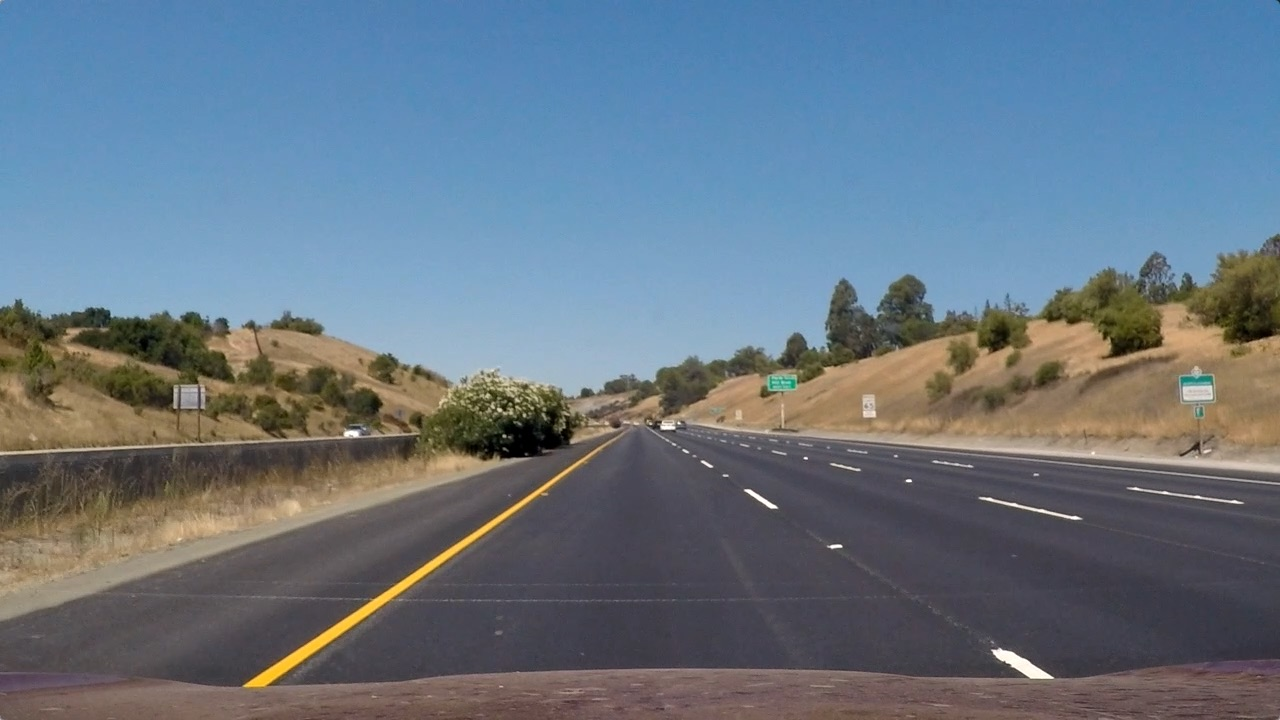
#> input picture straight_lines1.jpg, 1280 x 720 px, found by its file name; the run also reads 2 pictures not shown here
$ jupyter execute --allow-errors 'Self Driving Car P4 Advanced Finding Lane lines.ipynb'   (shell and % lines are left out)
#> lines starting #> are read from the running program, lines starting #| are printed output that depends on the picture; after the words box and inside, x2 and y2 are one past the last pixel; in counts of white or black regions, pixels touching at a corner belong together
# Advanced Lane Finding Project

In this project, your goal is to write a software pipeline to identify the lane boundaries in a video, but the main output or product we want you to create is a detailed writeup of the project. Check out the writeup template for this project and use it as a starting point for creating your own writeup.

The goals / steps of this project are the following:

Compute the camera calibration matrix and distortion coefficients given a set of chessboard images.
Apply a distortion correction to raw images.
Use color transforms, gradients, etc., to create a thresholded binary image.
Apply a perspective transform to rectify binary image ("birds-eye view").
Detect lane pixels and fit to find the lane boundary.
Determine the curvature of the lane and vehicle position with respect to center.
Warp the detected lane boundaries back onto the original image.
Output visual display of the lane boundaries and numerical estimation of lane curvature and vehicle position..

## We import the useful packages and the command to show pictures inline

[cell 1]
import matplotlib.pyplot as plt
import matplotlib.image as mpimg
import matplotlib
import numpy as np
import cv2

[cell 2]
cd C:\Users\marti\OneDrive\Documents\GitHub\SDC-Project-4-Advanced-Image-Recognition-Processing

## We show the "straight_line" pictures to what kind of data we are dealing with

[cell 3]
#reading in an image
image = mpimg.imread('test_images/straight_lines1.jpg')
#> image is the input picture: shape (720, 1280, 3); mean R, G, B 103.2, 117.7, 131.2
#printing out some stats and plotting
print('This image is:', type(image), 'with dimesions:', image.shape)
#| This image is: <class 'numpy.ndarray'> with dimesions: (720, 1280, 3)
plt.imshow(image)  #call as plt.imshow(gray, cmap='gray') to show a grayscaled image

[cell 4]
#reading in an image
image = mpimg.imread('test_images/straight_lines2.jpg')
#printing out some stats and plotting
print('This image is:', type(image), 'with dimesions:', image.shape)
#| This image is: <class 'numpy.ndarray'> with dimesions: (720, 1280, 3)
plt.imshow(image)  #call as plt.imshow(gray, cmap='gray') to show a grayscaled image

**Some OpenCV functions (beyond those introduced in the lesson) that might be useful for this project are:**

`cv2.inRange()` for color selection
`cv2.fillPoly()` for regions selection
`cv2.line()` to draw lines on an image given endpoints
`cv2.addWeighted()` to coadd / overlay two images
`cv2.cvtColor()` to grayscale or change color
`cv2.imwrite()` to output images to file
`cv2.bitwise_and()` to apply a mask to an image

**Check out the OpenCV documentation to learn about these and discover even more awesome functionality!**

Below are some helper functions to help get you started. They should look familiar from the lesson!

[cell 5]
import math

def grayscale(image):
    """Applies the Grayscale transform
    This will return an image with only one color channel
    but NOTE: to see the returned image as grayscale
    you should call plt.imshow(gray, cmap='gray')"""
    return cv2.cvtColor(image, cv2.COLOR_BGR2GRAY)

def canny(image, low_threshold, high_threshold):
    """Applies the Canny transform"""
    return cv2.Canny(image, low_threshold, high_threshold)

def gaussian_blur(image, kernel_size):
    """Applies a Gaussian Noise kernel"""
    return cv2.GaussianBlur(image, (kernel_size, kernel_size), 0)

def region_of_interest(image, vertices):
    """
    Applies an image mask.

    Only keeps the region of the image defined by the polygon
    formed from `vertices`. The rest of the image is set to black.
    """
    #defining a blank mask to start with
    mask = np.zeros_like(image)

    #defining a 3 channel or 1 channel color to fill the mask with depending on the input image
    if len(image.shape) > 2:
        channel_count = image.shape[2]  # i.e. 3 or 4 depending on your image
        ignore_mask_color = (255,) * channel_count
    else:
        ignore_mask_color = 255

    #filling pixels inside the polygon defined by "vertices" with the fill color
    cv2.fillPoly(mask, vertices, ignore_mask_color)

    #returning the image only where mask pixels are nonzero
    masked_image = cv2.bitwise_and(image, mask)
    return masked_image


def draw_lines(image, lines, color=[255, 0, 0], thickness=2):
    """
    NOTE: this is the function you might want to use as a starting point once you want to
    average/extrapolate the line segments you detect to map out the full
    extent of the lane (going from the result shown in raw-lines-example.mp4
    to that shown in P1_example.mp4).

    Think about things like separating line segments by their
    slope ((y2-y1)/(x2-x1)) to decide which segments are part of the left
    line vs. the right line.  Then, you can average the position of each of
    the lines and extrapolate to the top and bottom of the lane.

    This function draws `lines` with `color` and `thickness`.
    Lines are drawn on the image inplace (mutates the image).
    If you want to make the lines semi-transparent, think about combining
    this function with the weighted_img() function below
    """
    for line in lines:
        for x1,y1,x2,y2 in line:
            cv2.line(image, (x1, y1), (x2, y2), color, thickness)

def hough_lines(image, rho, theta, threshold, min_line_len, max_line_gap):
    """
    `img` should be the output of a Canny transform.

    Returns an image with hough lines drawn.
    """
    lines = cv2.HoughLinesP(image, rho, theta, threshold, np.array([]), minLineLength=min_line_len, maxLineGap=max_line_gap)
    line_image = np.zeros((*image.shape, 3), dtype=np.uint8)
    draw_lines(line_image, lines)
    return line_image

# Python 3 has support for cool math symbols.

def weighted_img(image, initial_image, α=0.8, β=1., λ=0.):
    """
    `img` is the output of the hough_lines(), An image with lines drawn on it.
    Should be a blank image (all black) with lines drawn on it.

    `initial_img` should be the image before any processing.

    The result image is computed as follows:

    initial_img * α + img * β + λ
    NOTE: initial_img and img must be the same shape!
    """
    return cv2.addWeighted(initial_image, α, image, β, λ)

## Test on Images

Now you should build your pipeline to work on the images in the directory "test_images"
**You should make sure your pipeline works well on these images before you try the videos.**

[cell 6]
import os
#> (the rest of this cell did not finish here and is left out)

## We write a function to lane mark all test images

[cell 7]
def process_image(image):
    #read in and grayscale the image
    gray = grayscale(image)

    #define a kernel size and apply Gaussian smoothing
    kernel_size = 5
    blur_gray = gaussian_blur(gray, kernel_size)

    #define our parameters for Canny and apply
    low_threshold = 50
    high_threshold = 150
    edges = canny(blur_gray, low_threshold, high_threshold)

    #this time we are defining a four sided polygon to mask
    imshape = image.shape
    vertices = np.array([[(100,imshape[0]), (440, 325), (550, 325), (imshape[1],imshape[0])]], dtype=np.int32)
    masked_edges = region_of_interest(edges, vertices)

    rho = 2
    theta = np.pi/360
    threshold = 20
    min_line_len = 120
    max_line_gap = 80

    #run Hough on edge detected image
    #output "lines" is an array containing endpoints of detected line segments
    line_image = hough_lines(masked_edges, rho, theta, threshold, min_line_len, max_line_gap)

    #drawing the lines on the edge image
    result = weighted_img(line_image, image)
    return result

## We show the 6 "Test" images to see what kind of data we are dealing with

[cell 8]
image = mpimg.imread('test_images/test1.jpg')
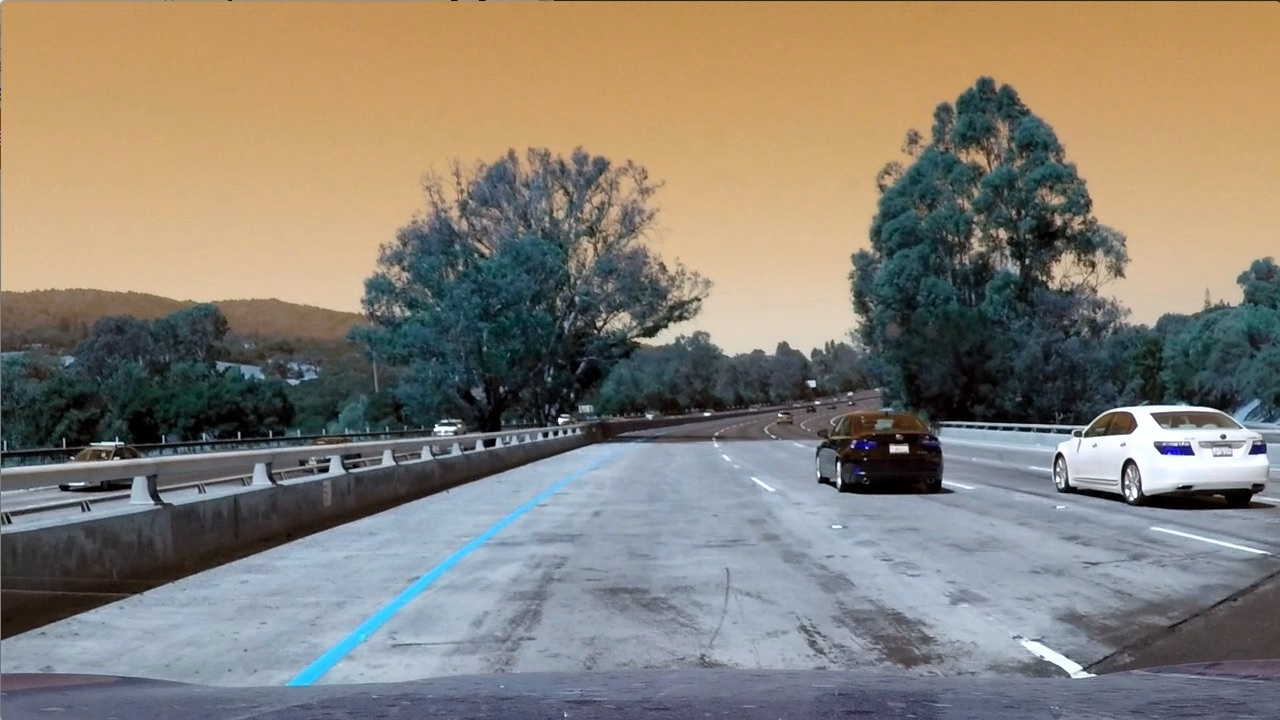
#> input picture test1.jpg, 1280 x 720 px, found by its file name
#> image is the input picture: shape (720, 1280, 3); mean R, G, B 135.5, 128.7, 117.6
plt.imshow(process_image(image))
#> in canny, `return cv2.Canny(image, low_threshold, high_threshold)`: returned value: shape (720, 1280); 4.1% white in thin lines or dots
#> in region_of_interest, `cv2.fillPoly(mask, vertices, ignore_mask_color)`: mask: shape (720, 1280); 27.7% white; 1 white region, box (x1, y1, x2, y2) and area: (100, 325, 1280, 720) 255140
#> in region_of_interest, `masked_image = cv2.bitwise_and(image, mask)`: masked_image: shape (720, 1280); 0.85% white in thin lines or dots, all inside (x1, y1, x2, y2) = (136, 325, 1199, 718)
#> in hough_lines, `lines = cv2.HoughLinesP(image, rho, theta, threshold, np.array([]), mi..`: lines = 116 rows, first 6: [814, 651, 1084, 633], [238, 559, 493, 474], [321, 478, 580, 434], [343, 437, 709, 412], [352, 440, 713, 415], [222, 687, 401, 682]
#> the loop in draw_lines, `for line in lines:` made 116 passes
#> line on passes 1 to 12: [[814, 651, 1084, 633]], [[238, 559, 493, 474]], [[321, 478, 580, 434]], [[343, 437, 709, 412]], [[352, 440, 713, 415]], [[222, 687, 401, 682]], [[807, 637, 935, 650]], [[335, 447, 579, 428]], [[919, 673, 1182, 673]], [[816, 666, 1132, 644]], [[329, 464, 581, 433]], [[919, 675, 1100, 675]]

[cell 9]
copy = cv2.imwrite('test_images/test1.jpg', image)
print(copy)
#| True

[cell 10]
image = mpimg.imread('test_images/test2.jpg')
plt.imshow(process_image(image))
#> in canny (call 2), `return cv2.Canny(image, low_threshold, high_threshold)`: returned value: shape (720, 1280); 2.4% white in thin lines or dots
#> in region_of_interest (call 2), `masked_image = cv2.bitwise_and(image, mask)`: masked_image: shape (720, 1280); 0.7% white in thin lines or dots, all inside (x1, y1, x2, y2) = (176, 348, 1177, 700)
#> in hough_lines (call 2), `lines = cv2.HoughLinesP(image, rho, theta, threshold, np.array([]), mi..`: lines = 84 rows, first 6: [342, 685, 509, 534], [905, 676, 1074, 679], [319, 685, 654, 404], [365, 501, 667, 391], [363, 415, 712, 415], [390, 388, 660, 388]
#> the loop in draw_lines (call 2), `for line in lines:` made 84 passes
#> line on passes 1 to 12: [[342, 685, 509, 534]], [[905, 676, 1074, 679]], [[319, 685, 654, 404]], [[365, 501, 667, 391]], [[363, 415, 712, 415]], [[390, 388, 660, 388]], [[401, 379, 698, 423]], [[425, 481, 654, 398]], [[397, 413, 691, 413]], [[218, 688, 398, 683]], [[417, 433, 552, 430]], [[250, 545, 458, 473]]

[cell 11]
copy = cv2.imwrite('test_images/test2.jpg', image)
print(copy)
#| True

[cell 12]
image = mpimg.imread('test_images/test3.jpg')
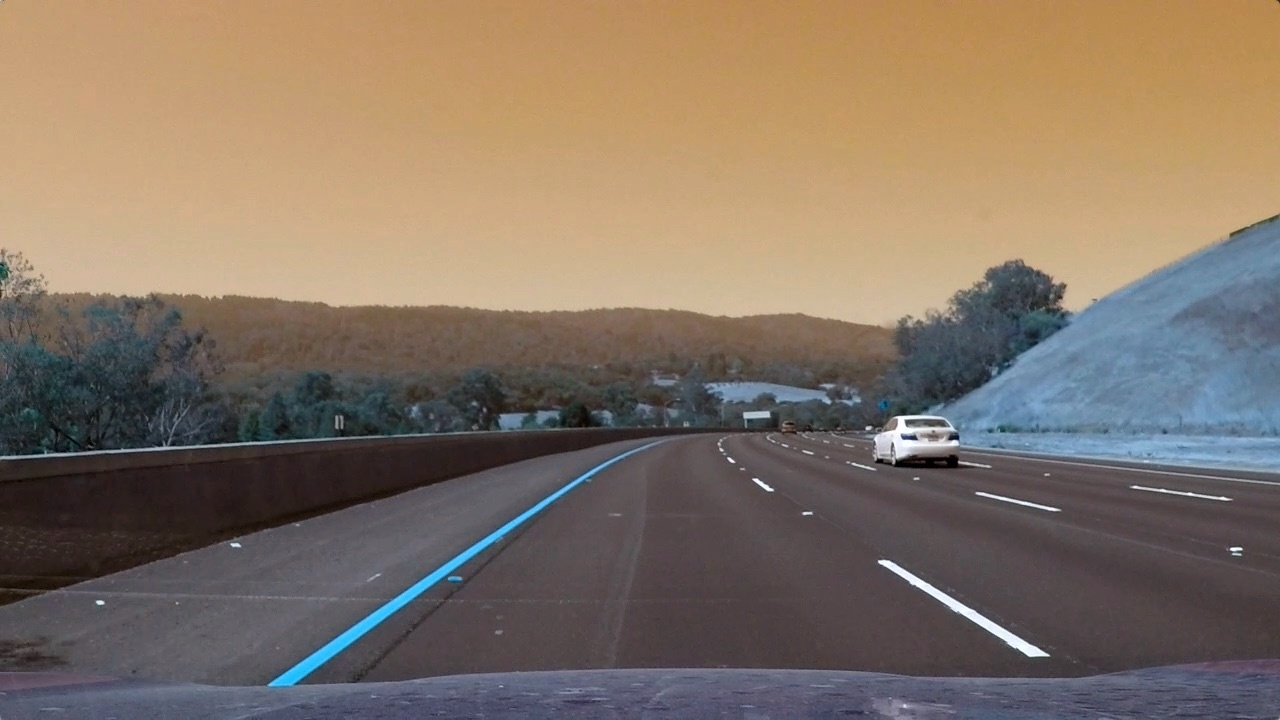
#> input picture test3.jpg, 1280 x 720 px, found by its file name
#> image is the input picture: shape (720, 1280, 3); mean R, G, B 130.6, 115.3, 101.1
plt.imshow(process_image(image))
#> in canny (call 3), `return cv2.Canny(image, low_threshold, high_threshold)`: returned value: shape (720, 1280); 1.4% white in thin lines or dots
#> in region_of_interest (call 3), `masked_image = cv2.bitwise_and(image, mask)`: masked_image: shape (720, 1280); 0.52% white in thin lines or dots, all inside (x1, y1, x2, y2) = (191, 381, 1279, 720)
#> in hough_lines (call 3), `lines = cv2.HoughLinesP(image, rho, theta, threshold, np.array([]), mi..`: lines = 35 rows, first 6: [265, 685, 488, 535], [342, 439, 477, 434], [298, 681, 673, 409], [634, 410, 1086, 676], [378, 434, 634, 429], [636, 407, 1060, 677]

[cell 13]
copy = cv2.imwrite('test_images/test3.jpg', image)
print(copy)
#| True

[cell 14]
image = mpimg.imread('test_images/test4.jpg')
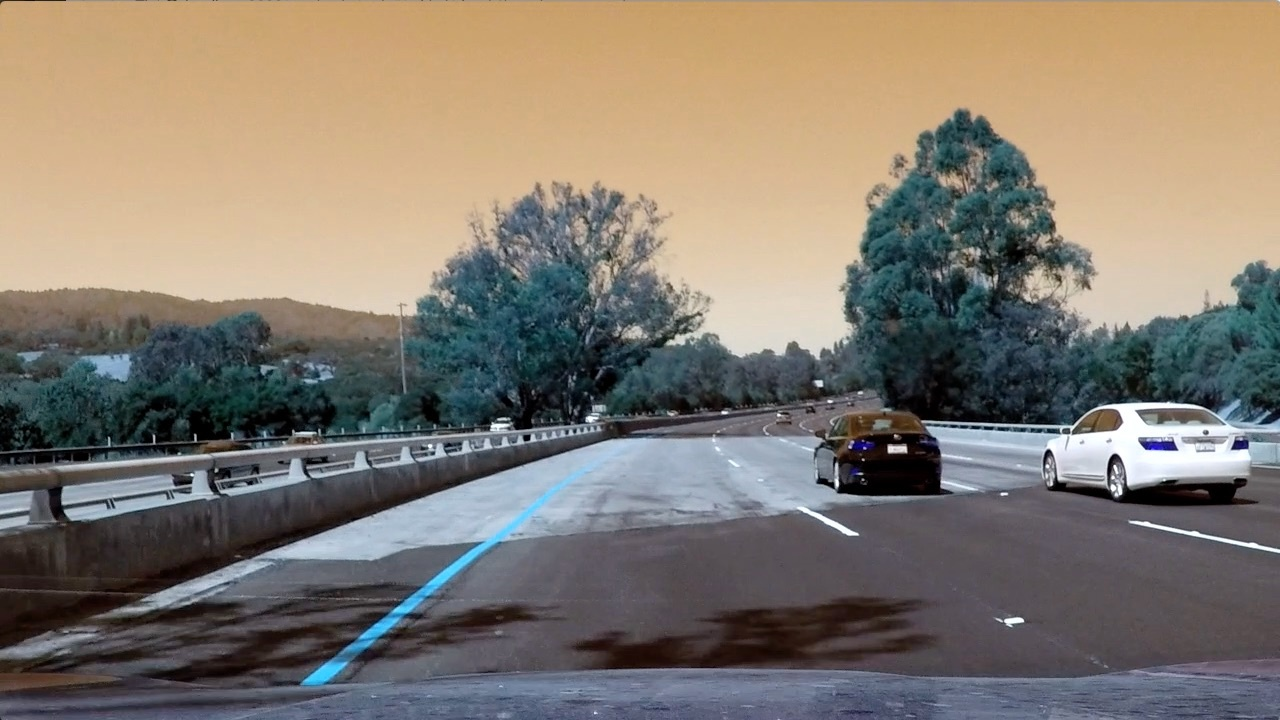
#> input picture test4.jpg, 1280 x 720 px, found by its file name
#> image is the input picture: shape (720, 1280, 3); mean R, G, B 131, 122.7, 112.2
plt.imshow(process_image(image))
#> in canny (call 4), `return cv2.Canny(image, low_threshold, high_threshold)`: returned value: shape (720, 1280); 4.1% white in thin lines or dots
#> in region_of_interest (call 4), `masked_image = cv2.bitwise_and(image, mask)`: masked_image: shape (720, 1280); 1% white in thin lines or dots, all inside (x1, y1, x2, y2) = (140, 325, 1258, 719)
#> in hough_lines (call 4), `lines = cv2.HoughLinesP(image, rho, theta, threshold, np.array([]), mi..`: lines = 157 rows, first 6: [378, 468, 671, 411], [161, 670, 338, 672], [358, 433, 726, 433], [629, 668, 770, 668], [403, 549, 832, 508], [376, 435, 576, 435]
#> call 4 of weighted_img, with α = 0.8, β = 1, λ = 0
#> in weighted_img (call 4), `return cv2.addWeighted(initial_image, α, image, β, λ)`:
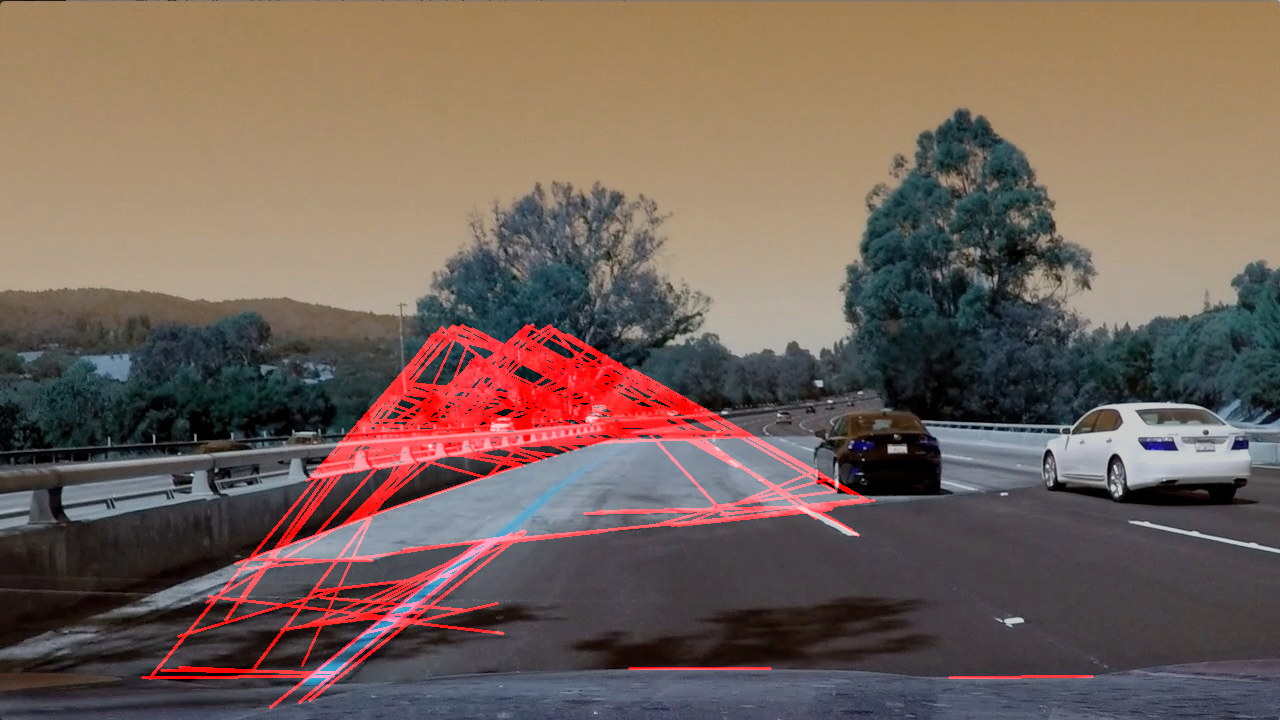
#> returned value: shape (720, 1280, 3); mean of channels 0, 1, 2 116, 98.1, 89.8; drawn as R, G, B

[cell 15]
copy = cv2.imwrite('test_images/test4.jpg', image)
print(copy)
#| True

#> (a cell that did not finish here is left out)

[cell 17]
copy = cv2.imwrite('test_images/test5.jpg', image)
print(copy)
#| True

#> (a cell that did not finish here is left out)

[cell 19]
copy = cv2.imwrite('test_images/test6.jpg', image)
print(copy)
#| True
